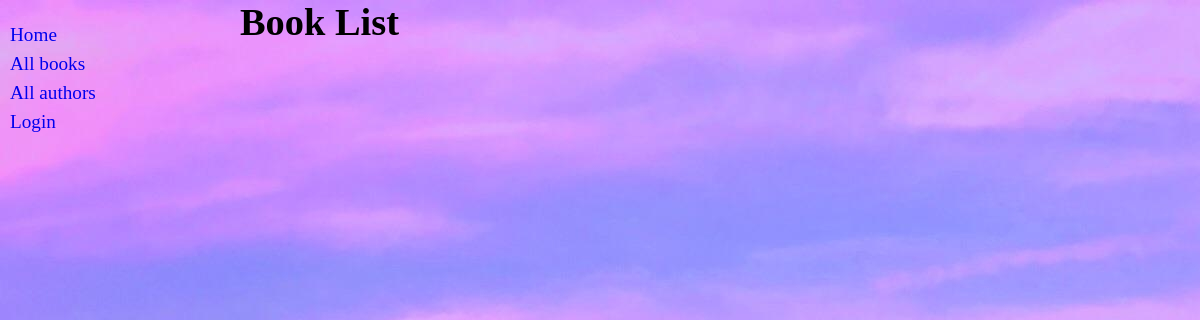
The app's page /catalog/books, older data.
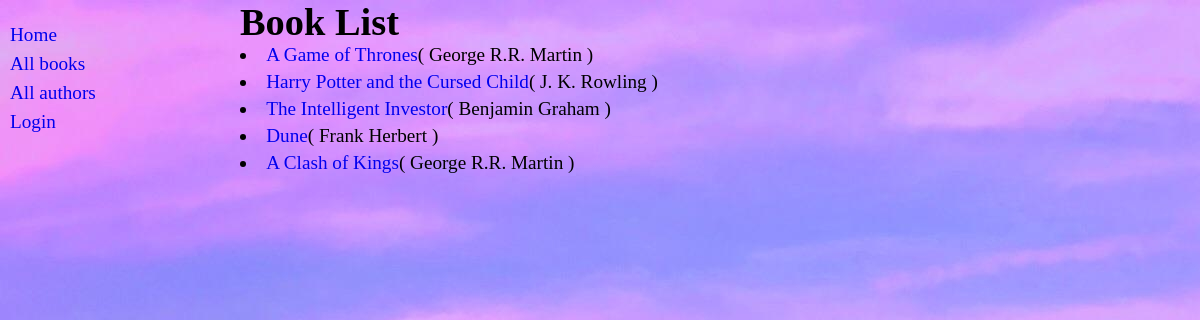
The same page, newer data.
### catalog/models.py (models this page shows, shortened)
class Book(models.Model):
    title = models.CharField(max_length=200)
    author = models.ForeignKey('Author',on_delete=models.SET_NULL,null=True,related_name='author')
    summury = models.TextField(max_length=1000,help_text="Enter a brief description of the book")
    isbn = models.CharField(max_length=13,unique=True)
    genres = models.ManyToManyField(Genre,help_text="Select genres for this book")
    languages = models.ManyToManyField(Language,help_text="Select languages for this book")
    def get_absolute_url(self):
        return reverse("book-detail",args=[
            str(self.id)
        ])
    def display_genre(self):
        """Create a list of genres of a book"""
        return list(self.genres.all())
    display_genre.short_description = 'Genre'   #a description for display_genre function

class Author(models.Model):
    name = models.CharField(max_length=100)
    date_of_birth = models.DateField(null=True,blank=True)
    date_of_death = models.DateField('Died',null=True,blank=True)
    class Meta:
        ordering = ('name','-date_of_birth')

### catalog/views.py (the view)
# urls.py: path('books',views.list_books,name='list_books'),
def list_books(request):
    all_books = Book.objects.all()
    return render(request,'catalog/books.html',{'books':all_books})

### catalog/templates/catalog/books.html
{% extends 'catalog/base.html' %}
{% block content %}
    <main>
        <h1>Book List</h1>
        <ul class="counts">
            {% for book in books %}
                <li><a href=" {{book.get_absolute_url}} ">{{book.title}}</a>( {{book.author.name}} )</li>
            {% endfor %}
        </ul>
    </main>
{% endblock content %}

### catalog/templates/catalog/base.html (shortened to what this page needs)
{% load static %}
<!DOCTYPE html>
<html lang="en">
<head>
    <link rel="stylesheet" href="{% static 'css/style.css' %}">
</head>
<body>
    <div class="main_container">
        <div class="sidebar">
            <ul>
                <li><a href="{% url 'index' %}">Home</a></li>
                <li><a href="{% url 'list_books' %}">All books</a></li>
                <li><a href="{% url 'list_authors' %}">All authors</a></li>
                {% if user.is_authenticated %}  {% comment "if user is logged in" %}{% endcomment %}
                    <li>User: {{user.get_username}}</li>
                    <li><a href="{% url 'user_books' %}">My Borrowed</a></li>
                    <li><a href="{% url 'logout' %}?next={{request.path}}">Logout</a></li>
                {% else %}
                    <li><a href="{% url 'login' %}?next={{request.path}}">Login</a></li>
                {% endif %}
            </ul>
        </div>
        <div class="content">{% block content %}{% endblock content %}</div>
    </div>
</body>
</html>

### catalog/static/css/style.css (style rules this page uses)
* { padding: 0; margin: 0; box-sizing: border-box; }
body { background-image: url("../assets/bg.jpg"); background-position: cover; background-repeat: no-repeat; }
.main_container { display: flex; font-size: 1.2rem; }
.main_container .sidebar { flex-basis: 20%; }
.main_container .sidebar ul { display: flex; flex-direction: column; gap: 7px; margin-top: 10%; }
.main_container .sidebar ul li { margin-left: 10px; }
.main_container .sidebar ul li a { text-decoration: none; }
.main_container .content { display: flex; flex-direction: column; gap: 50px; }
.main_container .content .counts { display: flex; flex-direction: column; gap: 5px; list-style-position: inside; }
.main_container .content a { text-decoration: none; }

Row changes from the older to the newer data that the page shows:
added Book: title "A Game of Thrones", author.name "George R.R. Martin"
added Book: title "Harry Potter and the Cursed Child", author.name "J. K. Rowling"
added Book: title "The Intelligent Investor", author.name "Benjamin Graham"
added Book: title "Dune", author.name "Frank Herbert"
added Book: title "A Clash of Kings", author.name "George R.R. Martin"
